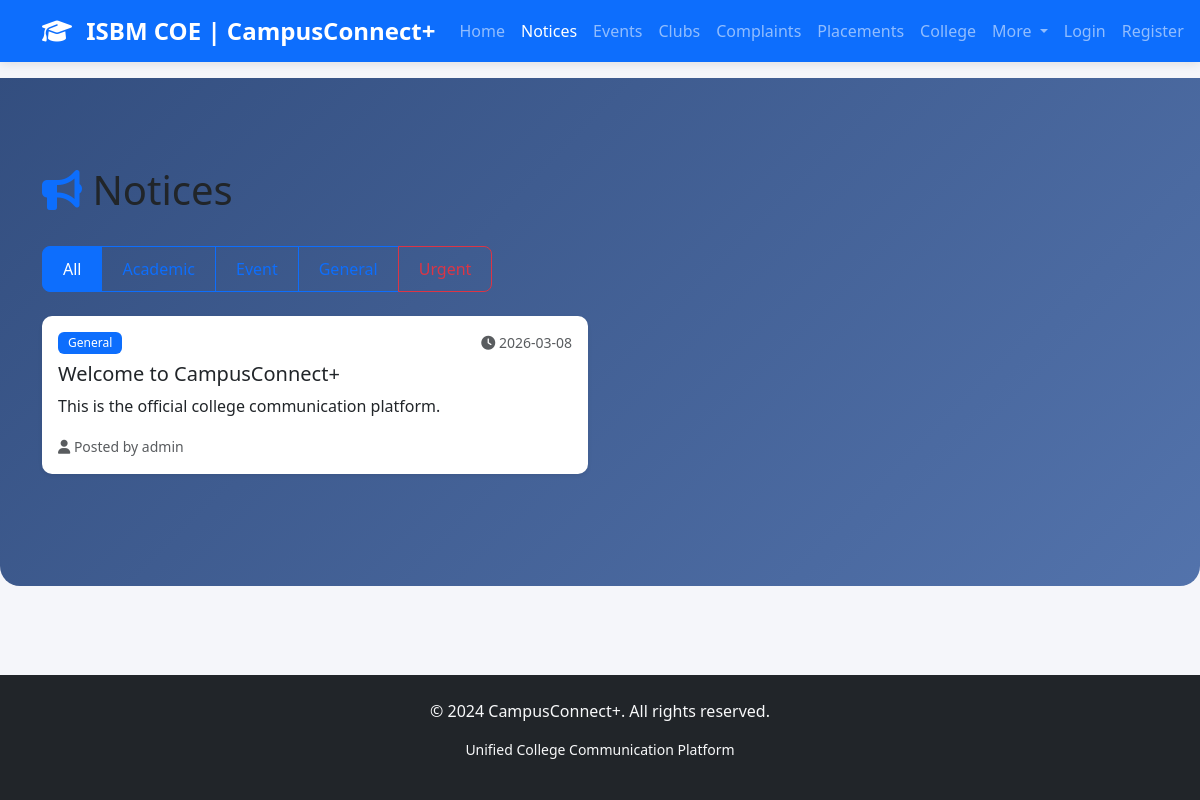
Screenshot of /notices with the database file from the repository.
### app.py (models this page shows, shortened)
class Notice(db.Model):
    id = db.Column(db.Integer, primary_key=True)
    title = db.Column(db.String(200), nullable=False)
    content = db.Column(db.Text, nullable=False)
    category = db.Column(db.String(50), default='general')  # academic, event, general, urgent
    posted_by = db.Column(db.Integer, db.ForeignKey('user.id'))
    created_at = db.Column(db.DateTime, default=lambda: datetime.now(timezone.utc))
    user = db.relationship('User', backref='notices')

class User(UserMixin, db.Model):
    id = db.Column(db.Integer, primary_key=True)
    username = db.Column(db.String(50), unique=True, nullable=False)
    email = db.Column(db.String(120), unique=True, nullable=False)
    password = db.Column(db.String(60), nullable=False)
    role = db.Column(db.String(20), default='student')  # student, faculty, hod, dean, principal, admin
    created_at = db.Column(db.DateTime, default=lambda: datetime.now(timezone.utc))

### app.py (the view)
@app.route('/notices')
def notices():
    category = request.args.get('category')
    if category:
        notices = Notice.query.filter_by(category=category).order_by(Notice.created_at.desc()).all()
    else:
        notices = Notice.query.order_by(Notice.created_at.desc()).all()
    return render_template('notices.html', notices=notices)

### templates/notices.html (shortened to what this page needs)
{% extends "base.html" %}
{% block content %}
<div class="dashboard-header-bg">
    <div class="container py-5">
    <div class="d-flex justify-content-between align-items-center mb-4">
        <h1><i class="fas fa-bullhorn text-primary"></i> Notices</h1>
    </div>
    <div class="mb-4">
        <div class="btn-group" role="group">
            <a href="{{ url_for('notices') }}" class="btn btn-outline-primary {{ 'active' if not request.args.get('category') else '' }}">
                All
            </a>
            <a href="{{ url_for('notices', category='academic') }}" class="btn btn-outline-primary {{ 'active' if request.args.get('category') == 'academic' else '' }}">
            </a>
            <a href="{{ url_for('notices', category='event') }}" class="btn btn-outline-primary {{ 'active' if request.args.get('category') == 'event' else '' }}">
            </a>
            <a href="{{ url_for('notices', category='general') }}" class="btn btn-outline-primary {{ 'active' if request.args.get('category') == 'general' else '' }}">
            </a>
            <a href="{{ url_for('notices', category='urgent') }}" class="btn btn-outline-danger {{ 'active' if request.args.get('category') == 'urgent' else '' }}">
            </a>
        </div>
    </div>
    <div class="row">
        {% for notice in notices %}
        <div class="col-md-6 mb-4">
            <div class="card notice-card h-100 shadow-sm">
                <div class="card-body">
                    <div class="d-flex justify-content-between align-items-start mb-2">
                        <span class="badge bg-{{ 'danger' if notice.category == 'urgent' else 'primary' }}">
                            {{ notice.category|title }}
                        </span>
                        <small class="text-muted">
                            <i class="fas fa-clock"></i> {{ notice.created_at.strftime('%Y-%m-%d') }}
                        </small>
                    </div>
                    <h5 class="card-title">{{ notice.title }}</h5>
                    <p class="card-text">{{ notice.content }}</p>
                    {% if notice.user %}
                    <p class="card-text">
                        <small class="text-muted">
                            <i class="fas fa-user"></i> Posted by {{ notice.user.username }}
                        </small>
                    </p>
                    {% endif %}
                </div>
            </div>
        </div>
        {% else %}
        <div class="col-12">
            <div class="alert alert-info text-center">
                <i class="fas fa-info-circle"></i> No notices found.
            </div>
        </div>
        {% endfor %}
    </div>
    </div>
</div>
{% endblock %}

### static/css/style.css (style rules this page uses)
:root { --primary-color: #4a6cf7; --secondary-color: #6c757d; --success-color: #28a745; --danger-color: #dc3545; --warning-color: #1b54aa; --info-color: #17a2b8; --dark-color: #343a40; --light-color: #f8f9fa; }
body { font-family: 'Segoe UI', Tahoma, Geneva, Verdana, sans-serif; background-color: #f5f6fa; min-height: 100vh; display: flex; flex-direction: column; }
.notice-card, .event-card, .club-card { border: none; border-radius: 10px; transition: transform 0.3s, box-shadow 0.3s; }
.notice-card { border-left: 4px solid var(--primary-color); }
.badge { padding: 5px 10px; font-weight: 500; }
.btn { border-radius: 8px; padding: 10px 20px; font-weight: 500; transition: all 0.3s; }
.card { border: none; box-shadow: 0 2px 8px rgba(0, 0, 0, 0.05); }
.btn-group .btn { border-radius: 0; }
.btn-group .btn:first-child { border-radius: 8px 0 0 8px; }
.btn-group .btn:last-child { border-radius: 0 8px 8px 0; }
.dashboard-header-bg { background: linear-gradient(135deg, rgba(30, 60, 114, 0.9) 0%, rgba(42, 82, 152, 0.8) 100%); padding: 40px 0; margin-bottom: 30px; border-radius: 0 0 20px 20px; }

### rows the page displays
Notice: category "General", created_at "2026-03-08", title "Welcome to CampusConnect+", content "This is the official college communication platform.", user.username "admin"
